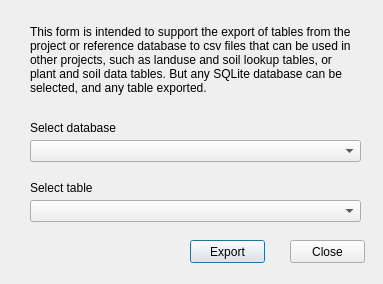
<?xml version="1.0" encoding="UTF-8"?>
<ui version="4.0">
 <class>exportSQLiteTable</class>
 <widget class="QDialog" name="exportSQLiteTable">
  <property name="geometry">
   <rect>
    <x>0</x>
    <y>0</y>
    <width>383</width>
    <height>284</height>
   </rect>
  </property>
  <property name="windowTitle">
   <string>Export sqlite table to csv</string>
  </property>
  <property name="windowIcon">
   <iconset resource="resources.qrc">
    <normaloff>:/plugins/QSWATPlus/swatplus.ico</normaloff>:/plugins/QSWATPlus/swatplus.ico</iconset>
  </property>
  <widget class="QLabel" name="label">
   <property name="geometry">
    <rect>
     <x>30</x>
     <y>20</y>
     <width>331</width>
     <height>81</height>
    </rect>
   </property>
   <property name="text">
    <string>&lt;html&gt;&lt;head/&gt;&lt;body&gt;&lt;p&gt;This form is intended to support the export of tables from the project or reference database to csv files that can be used in other projects, such as landuse and soil lookup tables, or plant and soil data tables. But any SQLite database can be selected, and any table exported.&lt;/p&gt;&lt;/body&gt;&lt;/html&gt;</string>
   </property>
   <property name="wordWrap">
    <bool>true</bool>
   </property>
  </widget>
  <widget class="QComboBox" name="databaseBox">
   <property name="geometry">
    <rect>
     <x>30</x>
     <y>140</y>
     <width>331</width>
     <height>22</height>
    </rect>
   </property>
  </widget>
  <widget class="QLabel" name="label_2">
   <property name="geometry">
    <rect>
     <x>30</x>
     <y>120</y>
     <width>111</width>
     <height>16</height>
    </rect>
   </property>
   <property name="text">
    <string>Select database</string>
   </property>
  </widget>
  <widget class="QComboBox" name="tableBox">
   <property name="geometry">
    <rect>
     <x>30</x>
     <y>200</y>
     <width>331</width>
     <height>22</height>
    </rect>
   </property>
  </widget>
  <widget class="QLabel" name="label_3">
   <property name="geometry">
    <rect>
     <x>30</x>
     <y>180</y>
     <width>111</width>
     <height>16</height>
    </rect>
   </property>
   <property name="text">
    <string>Select table</string>
   </property>
  </widget>
  <widget class="QPushButton" name="exportButton">
   <property name="geometry">
    <rect>
     <x>190</x>
     <y>240</y>
     <width>75</width>
     <height>23</height>
    </rect>
   </property>
   <property name="text">
    <string>Export</string>
   </property>
  </widget>
  <widget class="QPushButton" name="closeButton">
   <property name="geometry">
    <rect>
     <x>290</x>
     <y>240</y>
     <width>75</width>
     <height>23</height>
    </rect>
   </property>
   <property name="text">
    <string>Close</string>
   </property>
  </widget>
 </widget>
 <resources>
  <include location="resources.qrc"/>
 </resources>
 <connections/>
</ui>
